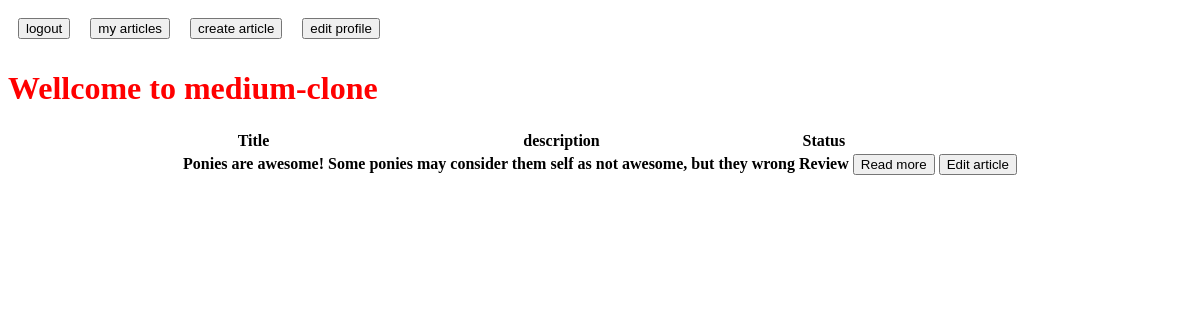
Page / (signed in) on the earlier database version.
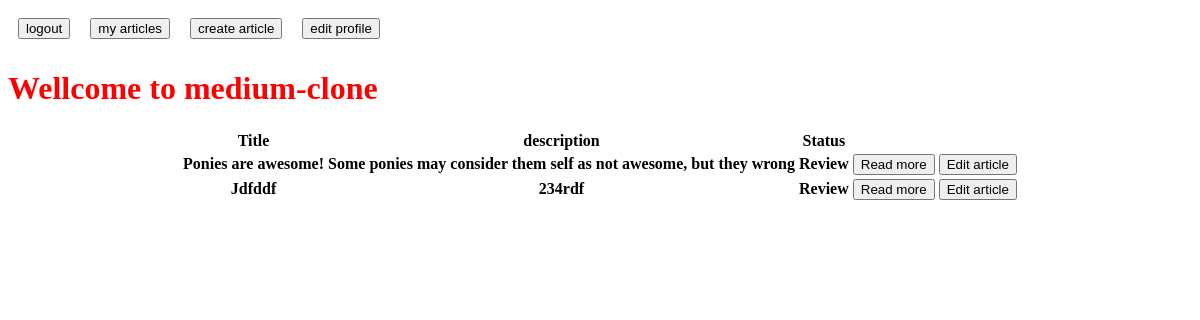
Same page on the later database version.
### post_app/models.py (models this page shows)
class PostArticle(models.Model):
    title = models.CharField(max_length=64)
    description = models.CharField(max_length=128)
    text = models.CharField(max_length=1024)
    category = models.ForeignKey('Category', null=True, on_delete=models.SET_NULL)
    status = models.ForeignKey('Status', null=True, on_delete=models.SET_NULL)
    user = models.ForeignKey(User, null=True, on_delete=models.CASCADE)

class Status(models.Model):
    name = models.CharField(max_length=64)
    def __str__(self):
        return '{}'.format(self.name)

### post_app/views.py (the view)
class ArticleList(ListView):
    model = PostArticle
    template_name = 'post_app/post_list.html'
    context_object_name = 'article-list'
    paginate_by = 10
    def get_queryset(self):
        return self.model.objects.all()

### post_app/templates/post_app/post_list.html (shortened to what this page needs)
{% extends "global_templates/base.html" %}
{% block body %}
    <table>
    <tr>
        <th>Title</th> <th>description</th>
        <th>Status</th>
    </tr>
        {% for obj in object_list %}
            {% if obj.status == 'Live' or user == obj.user %}
                <tr>
                    <th>{{ obj.title }}</th>
                    <th>{{ obj.description }}</th>
                    <th>{{ obj.status }}</th>
                    <th>
                        <form action="{% url 'show-article' pk=obj.pk %}">
                            <input type='submit' value='Read more' >
                        </form>
                    </th>
                    <th>
                        {%  if user == obj.user %}
                            <form action="{% url 'article-edit' pk=obj.pk %}">
                                <input type='submit' value='Edit article' >
                            </form>
                        {% endif %}
                    </th>
                </tr>
            {% endif %}
        {% endfor %}
    </table>
{% endblock %}

Differences in the rows shown:
added PostArticle: title "Jdfddf", description "234rdf", status "Review"
